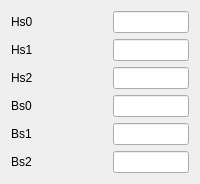
                     <widget class="QWidget" name="tab_11">
                      <attribute name="title">
                       <string>Slot</string>
                      </attribute>
                      <layout class="QVBoxLayout" name="verticalLayout_6">
                       <item>
                        <layout class="QHBoxLayout" name="horizontalLayout_23" stretch="2,3,4">
                         <item>
                          <widget class="QLabel" name="label_23">
                           <property name="text">
                            <string>Hs0</string>
                           </property>
                          </widget>
                         </item>
                         <item>
                          <spacer name="horizontalSpacer_24">
                           <property name="orientation">
                            <enum>Qt::Horizontal</enum>
                           </property>
                           <property name="sizeHint" stdset="0">
                            <size>
                             <width>40</width>
                             <height>20</height>
                            </size>
                           </property>
                          </spacer>
                         </item>
                         <item>
                          <widget class="QLineEdit" name="lineEdit22"/>
                         </item>
                        </layout>
                       </item>
                       <item>
                        <layout class="QHBoxLayout" name="horizontalLayout_24" stretch="2,3,4">
                         <item>
                          <widget class="QLabel" name="label_24">
                           <property name="text">
                            <string>Hs1</string>
                           </property>
                          </widget>
                         </item>
                         <item>
                          <spacer name="horizontalSpacer_25">
                           <property name="orientation">
                            <enum>Qt::Horizontal</enum>
                           </property>
                           <property name="sizeHint" stdset="0">
                            <size>
                             <width>40</width>
                             <height>20</height>
                            </size>
                           </property>
                          </spacer>
                         </item>
                         <item>
                          <widget class="QLineEdit" name="lineEdit23"/>
                         </item>
                        </layout>
                       </item>
                       <item>
                        <layout class="QHBoxLayout" name="horizontalLayout_25" stretch="2,3,4">
                         <item>
                          <widget class="QLabel" name="label_25">
                           <property name="text">
                            <string>Hs2</string>
                           </property>
                          </widget>
                         </item>
                         <item>
                          <spacer name="horizontalSpacer_26">
                           <property name="orientation">
                            <enum>Qt::Horizontal</enum>
                           </property>
                           <property name="sizeHint" stdset="0">
                            <size>
                             <width>40</width>
                             <height>20</height>
                            </size>
                           </property>
                          </spacer>
                         </item>
                         <item>
                          <widget class="QLineEdit" name="lineEdit24"/>
                         </item>
                        </layout>
                       </item>
                       <item>
                        <layout class="QHBoxLayout" name="horizontalLayout_26" stretch="2,3,4">
                         <item>
                          <widget class="QLabel" name="label_26">
                           <property name="text">
                            <string>Bs0</string>
                           </property>
                          </widget>
                         </item>
                         <item>
                          <spacer name="horizontalSpacer_27">
                           <property name="orientation">
                            <enum>Qt::Horizontal</enum>
                           </property>
                           <property name="sizeHint" stdset="0">
                            <size>
                             <width>40</width>
                             <height>20</height>
                            </size>
                           </property>
                          </spacer>
                         </item>
                         <item>
                          <widget class="QLineEdit" name="lineEdit25"/>
                         </item>
                        </layout>
                       </item>
                       <item>
                        <layout class="QHBoxLayout" name="horizontalLayout_27" stretch="2,3,4">
                         <item>
                          <widget class="QLabel" name="label_27">
                           <property name="text">
                            <string>Bs1</string>
                           </property>
                          </widget>
                         </item>
                         <item>
                          <spacer name="horizontalSpacer_28">
                           <property name="orientation">
                            <enum>Qt::Horizontal</enum>
                           </property>
                           <property name="sizeHint" stdset="0">
                            <size>
                             <width>40</width>
                             <height>20</height>
                            </size>
                           </property>
                          </spacer>
                         </item>
                         <item>
                          <widget class="QLineEdit" name="lineEdit26"/>
                         </item>
                        </layout>
                       </item>
                       <item>
                        <layout class="QHBoxLayout" name="horizontalLayout_28" stretch="2,3,4">
                         <item>
                          <widget class="QLabel" name="label_28">
                           <property name="text">
                            <string>Bs2</string>
                           </property>
                          </widget>
                         </item>
                         <item>
                          <spacer name="horizontalSpacer_29">
                           <property name="orientation">
                            <enum>Qt::Horizontal</enum>
                           </property>
                           <property name="sizeHint" stdset="0">
                            <size>
                             <width>40</width>
                             <height>20</height>
                            </size>
                           </property>
                          </spacer>
                         </item>
                         <item>
                          <widget class="QLineEdit" name="lineEdit27"/>
                         </item>
                        </layout>
                       </item>
                      </layout>
                     </widget>
